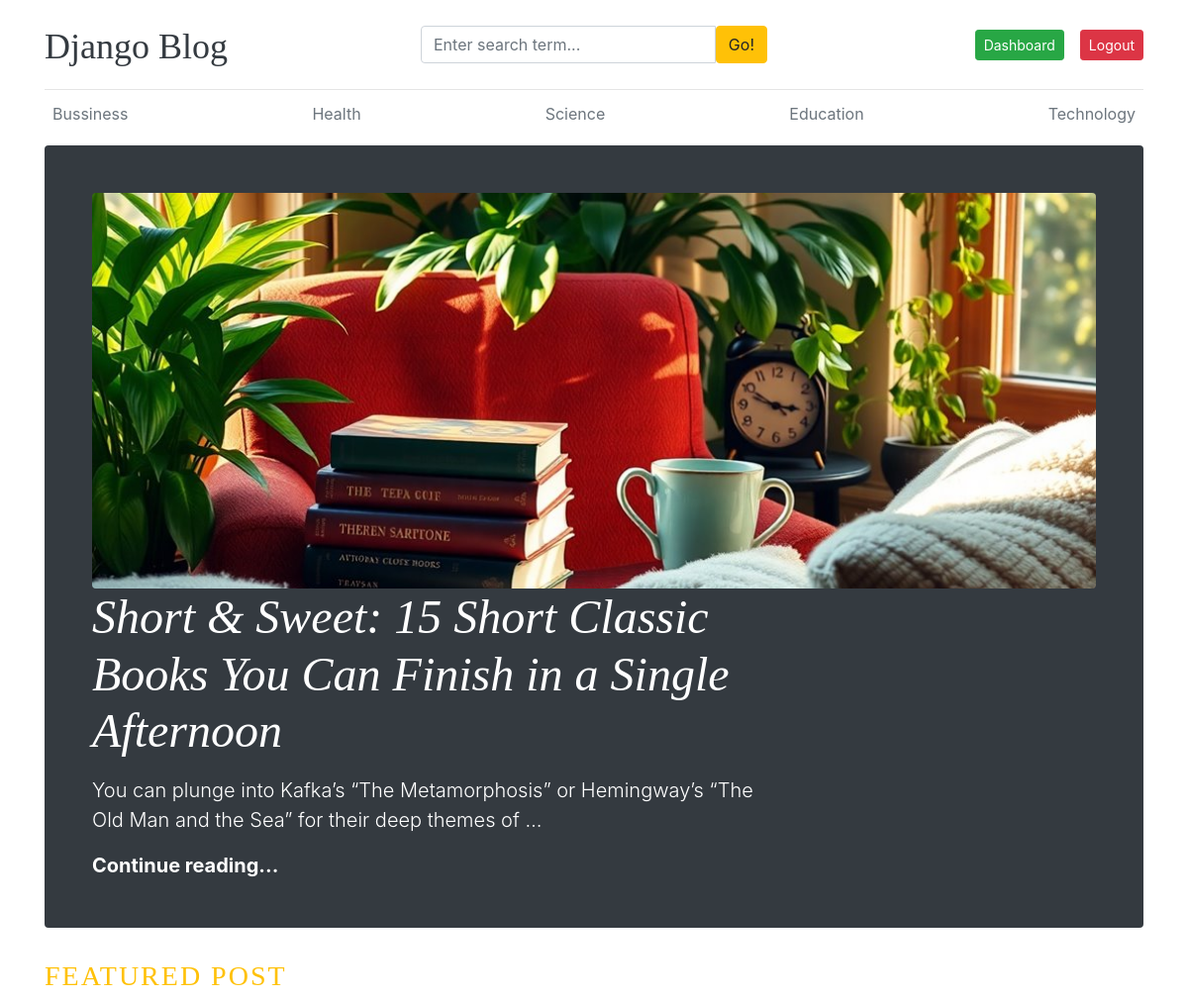
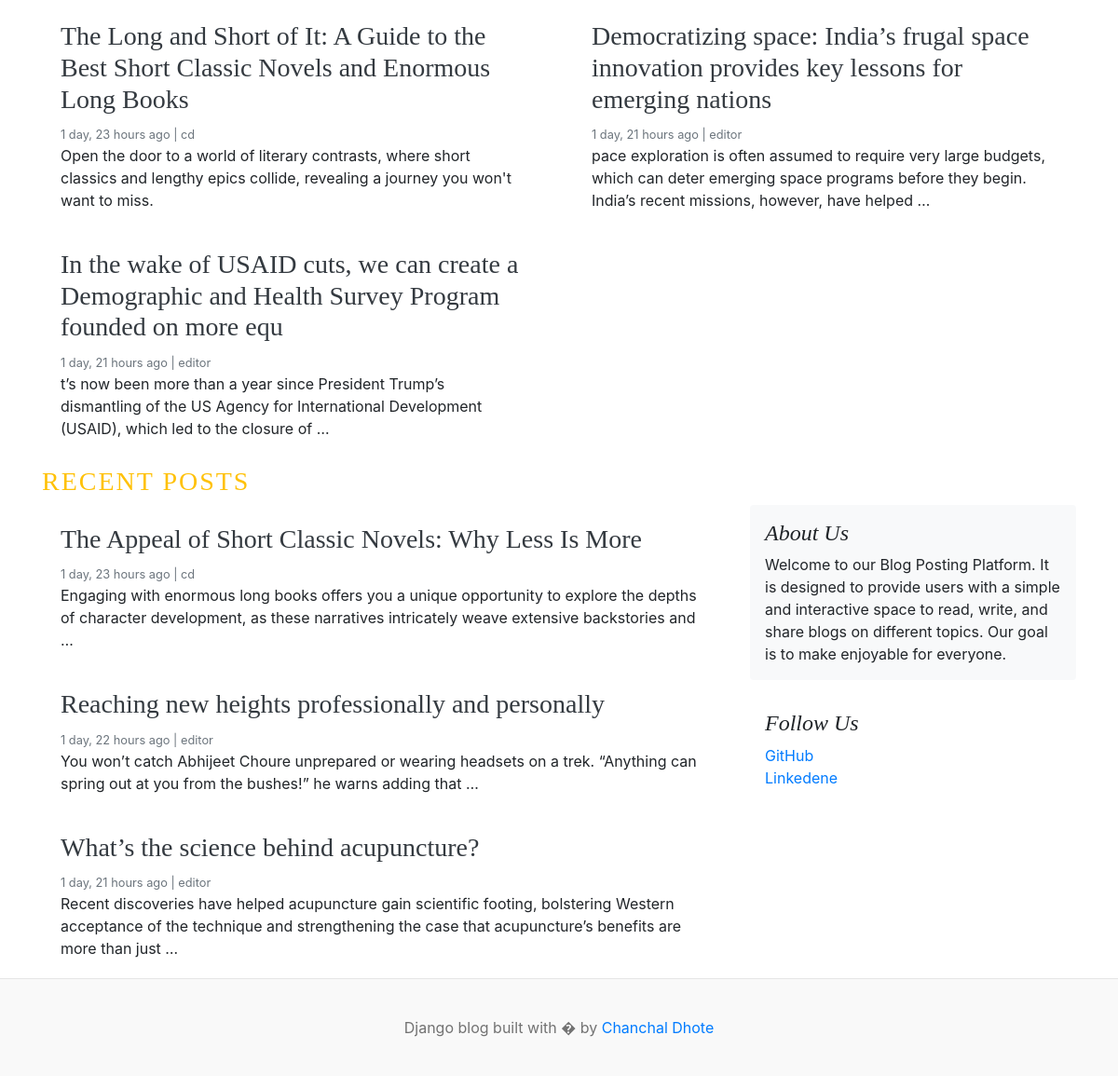
/ (signed in), run on the app's committed database (2 pictures, top to bottom).
### blogs/models.py (models this page shows, shortened)
class Category(models.Model):
    category_name = models.CharField(max_length=50, unique=True)
    slug = models.SlugField(max_length=100, unique=True, null=True, blank=True)
    created_at = models.DateTimeField(auto_now_add=True)
    updated_at = models.DateTimeField(auto_now=True)
    class Meta:
        verbose_name_plural = 'categories'

class Blog(models.Model):
    title = models.CharField(max_length=100)
    slug = models.SlugField(max_length=150, unique=True, blank=True, null=True)
    category =models.ForeignKey(Category,on_delete=models.CASCADE)  #blog post also deleted releted to that catagory
    author = models.ForeignKey(User, on_delete=models.CASCADE) #if the user is deleted then user releted blog post also deleted
    featured_image = models.ImageField(upload_to='uploads/%Y/%m/%d')
    short_description = models.TextField(max_length=500)
    blog_body = models.TextField(max_length=2000)
    status =models.CharField(max_length=20, choices=STATUS_CHOICES, default='Draft')
    is_featured = models.BooleanField(default=False)
    created_at = models.DateTimeField(auto_now_add=True)
    updated_at = models.DateTimeField(auto_now=True)

### assignments/models.py (models this page shows, shortened)
class About(models.Model):
    about_heading = models.CharField(max_length=25)
    about_description = models.TextField(max_length=255)
    created_at = models.DateTimeField(auto_now_add=True)
    updated_at = models.DateTimeField(auto_now=True)
    class Meta:
        verbose_name_plural = 'About'

class SocialLink(models.Model):
    platform = models.CharField(max_length=25)
    link = models.URLField(max_length=100)
    created_at = models.DateTimeField(auto_now_add=True)
    updated_at = models.DateTimeField(auto_now=True)

### blog_main/views.py (the view)
# urls.py: 2. Add a URL to urlpatterns:  path('', views.home, name='home')
def home(request):
    featured_posts = Blog.objects.filter(is_featured=True,status='Published').order_by('updated_at')
    posts = Blog.objects.filter(is_featured=False,status='Published')
    try:
        about = About.objects.get() #get will fetch only one data
    except:
        about = None
    context = {
         'featured_posts':featured_posts,
         'posts' :posts,
         'about':about,
    }
    return render(request,'home.html',context)

### blogs/context_processors.py (called while the page is built)
def get_categories(request):
    categories = Category.objects.all()
    return dict(categories=categories)

def get_social_links(request): # data bse mdhy configure karan mg everywhere apply hote
    social_links= SocialLink.objects.all()
    return dict(social_links =social_links)

### templates/home.html
{% extends 'base.html' %}
    {% block content %}
    {% for post in featured_posts %}
      {% if forloop.first  %}
        <div class="jumbotron p-3 p-md-5 text-white rounded bg-dark">
          <img src="{{ post.featured_image.url }}" class="img-fluid rounded" style="height:400px; width: 100%; object-fit:cover;" alt="{{ post.title }}">
          <div class="col-md-8 px-0">
            <h1 class="display-4 font-italic">{{ post.title }}</h1>
            <p class="lead my-3">{{ post.short_description | truncatewords:20 }}</p>
            <p class="lead mb-0"><a href="{% url 'blogs' post.slug %}" class="text-white font-weight-bold">Continue reading...</a></p>
          </div>
        </div>
      {% endif %}
    {% endfor %}
        <h3 class="text-uppercase text-warning " style="letter-spacing: 2px;">Featured Post</h3>
          <div class="row mb-2">
            {% for post in featured_posts %}
              {% if not forloop.first %}
                {% if post.slug %}
                  <div class="col-md-6">
                    <div class="card border-0">
                      <div class="card-body">
                        <h3><a href="{% url 'blogs' post.slug  %}" class="text-dark">{{ post.title }}</a></h3>
                        <small class="mb-1 text-muted">{{ post.created_at | timesince }} ago | {{ post.author }}</small>
                        <p class="card-text">{{ post.short_description | truncatewords:25 }}</p>
                      </div>
                    </div>
                  </div>
                {% endif %}
              {% endif %}
            {% endfor %}
          </div>
      <h3 class="text-uppercase text-warning " style="letter-spacing: 2px;">Recent Posts</h3>
      <main role="main" class="container p-0">
      <div class="row">
        <div class="col-md-8 blog-main">
          {% for post in posts %}
            <div class="card border-0">
                <div class="card-body">
                  <h3><a href="{% url 'blogs' post.slug %}" class="text-dark">{{ post.title }}</a></h3>
                  <small class="mb-1 text-muted">{{ post.created_at | timesince }} ago | {{ post.author }}</small>
                  <p class="card-text">{{ post.short_description | truncatewords:25 }}</p>
                </div>
            </div>
          {% endfor %}
        </div>
        <aside class="col-md-4 blog-sidebar">
          <div class="p-3 mb-3 bg-light rounded">
            <h4 class="font-italic">{{ about.about_heading }}</h4>
            <p class="mb-0">{{ about.about_description }}</p>
          </div>
        {% if social_links %}
          <div class="p-3">
            <h4 class="font-italic">Follow Us</h4>
            <ol class="list-unstyled">
              {% for i in social_links %}
              <li><a href="{{ i.link }}" target="_blank">{{ i.platform }}</a></li>
              {% endfor %}
            </ol>
          </div>
          {% endif %}
        </aside>
      </div>
    </main>
  </div>
{% endblock %}

### templates/base.html (shortened to what this page needs)
{% load static %}
<!DOCTYPE html>
<html lang="en">
<head>
  <link href="https://getbootstrap.com/docs/4.0/dist/css/bootstrap.min.css" rel="stylesheet">
  <link href="{% static 'css/blog.css' %}" rel="stylesheet">
  <link rel="stylesheet" href="https://cdnjs.cloudflare.com/ajax/libs/font-awesome/4.7.0/css/font-awesome.min.css">
</head>
<body>
  <div class="container">
    <header class="blog-header py-3">
      <div class="row flex-nowrap justify-content-between align-items-center">
        <div class="col-4 pt-1">
          <a class="blog-header-logo text-dark" href="/">Django Blog</a>
        </div>
        <div class="col-4">
          <form action="{% url 'search' %}" method="GET">
            <div class="input-group">
              <input class="form-control" type="text"  name="keyword" value="{{ keyword }}" placeholder="Enter search term..." aria-label="Enter">
              <button type="submit"  class="btn btn-warning" id="button-search">Go!</button>
            </div>
          </form>
        </div>
        <div class="col-4 d-flex justify-content-end align-items-center">
        {% if not user.is_authenticated %}
          <a class="btn btn-sm btn-warning" class="btn btn-sm btn-warning" href="{% url 'login' %}">Login</a> &nbsp;
          <a class="btn btn-sm btn-outline-primary" href="{% url 'register' %}">Register</a>
        {% else %}
        <span><a class="btn btn-sm btn-success" href="{% url 'dashboard' %}">Dashboard</a></span>
        <span><a class="btn btn-sm btn-danger" href="{% url 'logout' %}">Logout</a></span>
        {% endif %}
        </div>
      </div>
    </header>
    <div class="nav-scroller py-1 mb-2">
      <nav class="nav d-flex justify-content-between">
        {% for cat in categories %}
        <a class="p-2 text-muted" href="{% url 'post_by_category' cat.id %}">{{ cat.category_name }}</a>
        {% endfor %}
      </nav>
    </div>
    {% block content %}
    {% endblock %}
    <footer class="blog-footer">
      <p>Django blog built with � by <a href="#">Chanchal Dhote</a></p>
    </footer>
</body>
</html>

### blog_main/static/css/blog.css (style rules this page uses)
.blog-header { border-bottom: 1px solid #e5e5e5; }
.blog-header-logo { font-family: "Playfair Display", Georgia, "Times New Roman", serif; font-size: 2.25rem; }
h1, h2, h3, h4, h5, h6 { font-family: "Playfair Display", Georgia, "Times New Roman", serif; }
.display-4 { font-size: 2.5rem; }
@media (min-width: 768px) { .display-4 { font-size: 3rem; } }
.blog-footer { padding: 2.5rem 0; color: #727272; text-align: center; background-color: #f9f9f9; border-top: .05rem solid #e5e5e5; }
.blog-footer p:last-child { margin-bottom: 0; }

### data on the page
Category: category_name "Bussiness"
Category: category_name "Health"
Category: category_name "Science"
Category: category_name "Education"
Category: category_name "Technology"
Blog: featured_image (picture), title "Short & Sweet: 15 Short Classic Books You Can Finish in a Single Afternoon", short_description "You can plunge into Kafka’s “The Metamorphosis” or Hemingway’s “The Old Man and the Sea” for their deep themes of …"
Blog: title "The Long and Short of It: A Guide to the Best Short Classic Novels and Enormous Long Books", created_at "1 day, 23 hours", author "cd", short_description "Open the door to a world of literary contrasts, where short classics and lengthy epics collide, revealing a journey you won't want to miss."
Blog: title "Democratizing space: India’s frugal space innovation provides key lessons for emerging nations", created_at "1 day, 21 hours", author "editor", short_description "pace exploration is often assumed to require very large budgets, which can deter emerging space programs before they begin. India’s recent missions, however, have helped …"
Blog: title "In the wake of USAID cuts, we can create a Demographic and Health Survey Program founded on more equ", created_at "1 day, 21 hours", author "editor", short_description "t’s now been more than a year since President Trump’s dismantling of the US Agency for International Development (USAID), which led to the closure of …"
Blog: title "The Appeal of Short Classic Novels: Why Less Is More", created_at "1 day, 23 hours", author "cd", short_description "Engaging with enormous long books offers you a unique opportunity to explore the depths of character development, as these narratives intricately weave extensive backstories and …"
Blog: title "Reaching new heights professionally and personally", created_at "1 day, 22 hours", author "editor", short_description "You won’t catch Abhijeet Choure unprepared or wearing headsets on a trek. “Anything can spring out at you from the bushes!” he warns adding that …"
Blog: title "What’s the science behind acupuncture?", created_at "1 day, 21 hours", author "editor", short_description "Recent discoveries have helped acupuncture gain scientific footing, bolstering Western acceptance of the technique and strengthening the case that acupuncture’s benefits are more than just …"
About: about_heading "About Us", about_description "Welcome to our Blog Posting Platform. It is designed to provide users with a simple and interactive space to read, write, and share blogs on different topics. Our goal is to make enjoyable for everyone."
SocialLink: platform "GitHub"
SocialLink: platform "Linkedene"
